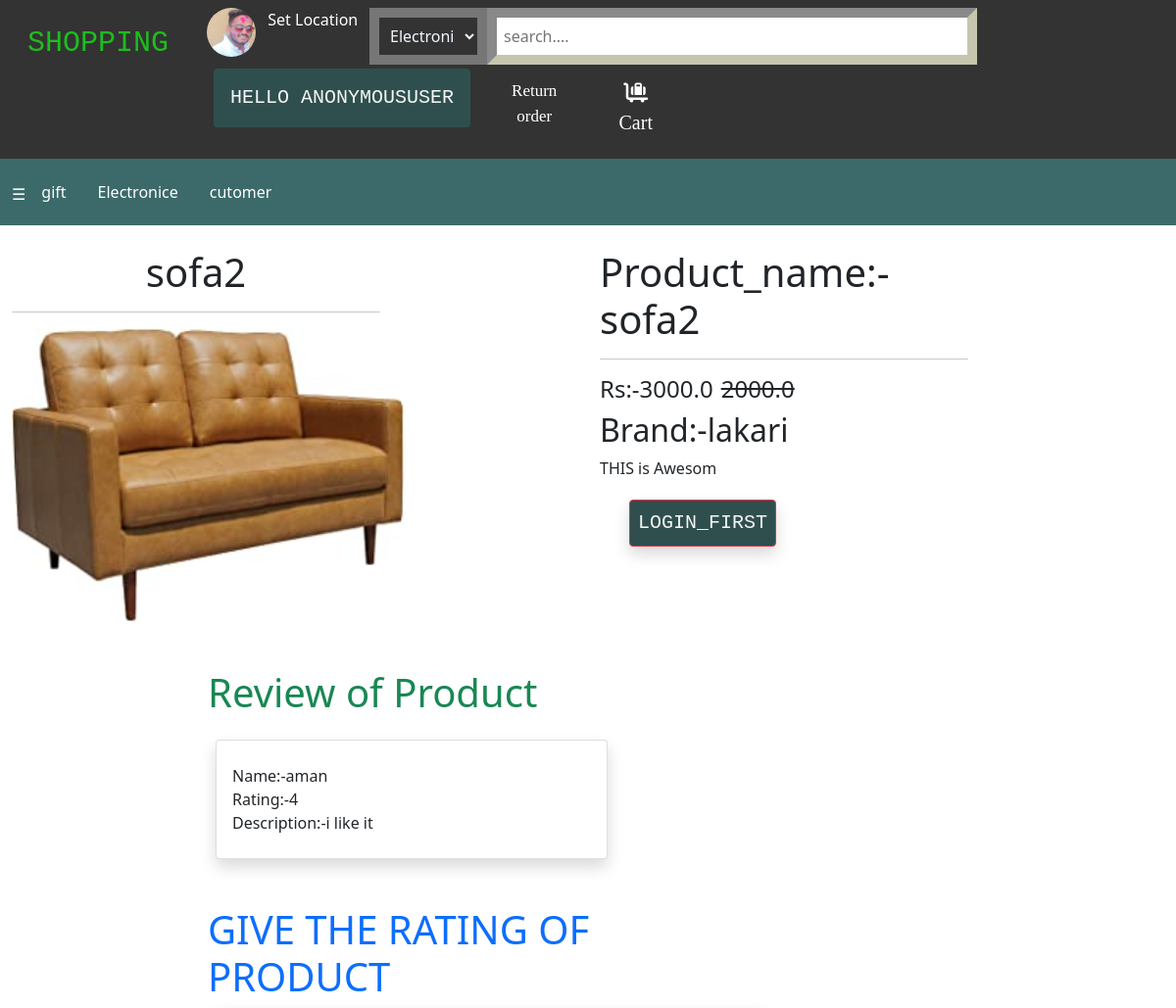
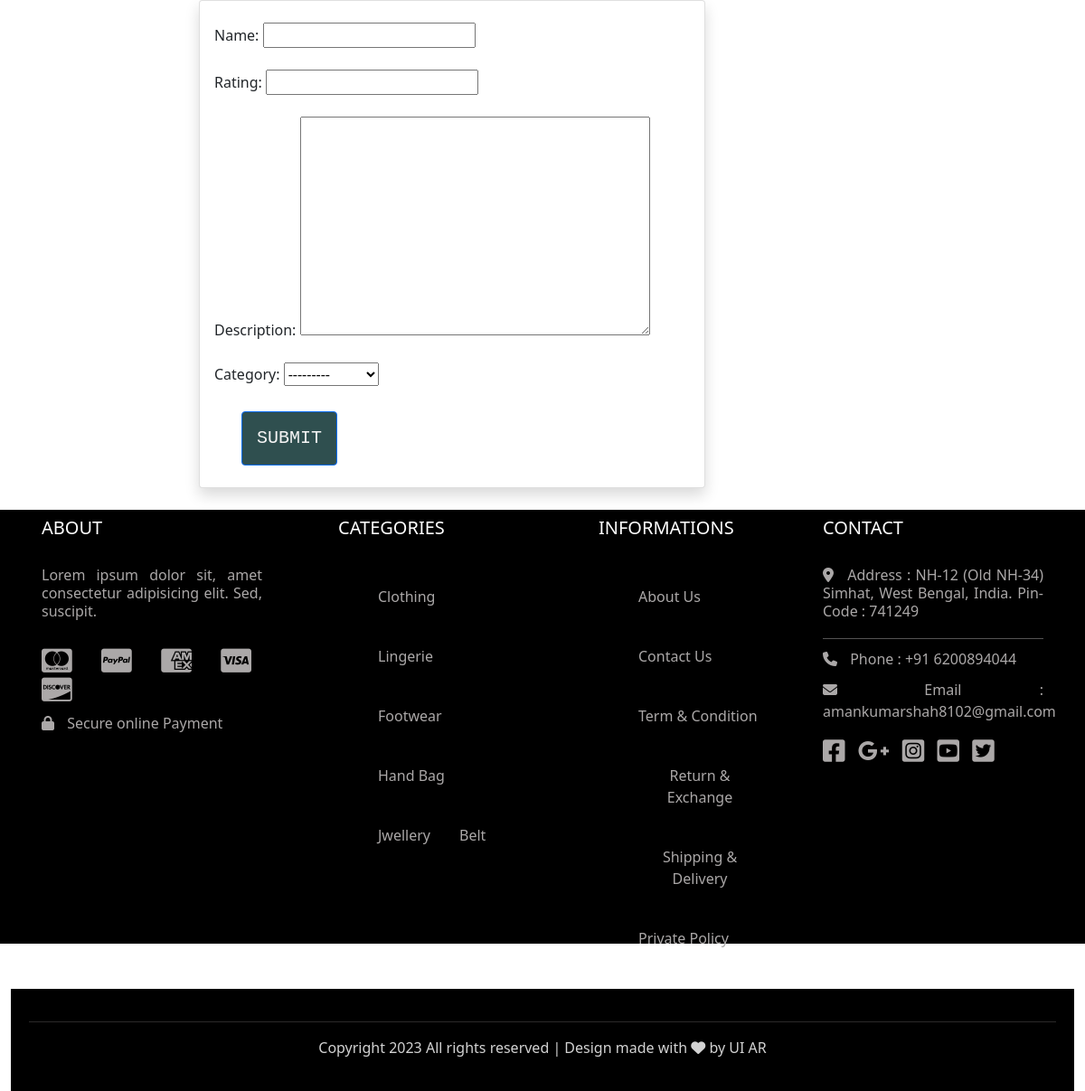
Screenshot of /productdetails/3 with the database file from the repository (2 pictures, top to bottom).
### enroll/models.py (models this page shows)
class Product(models.Model):
    title=models.CharField(max_length=100)
    Selling_price = models.FloatField()
    Discount_price = models.FloatField()
    Brand = models.CharField(max_length=100)
    Description = models.TextField()
    Category = models.CharField(choices=Catecory_Choice,max_length=100)
    Product_image = models.ImageField(upload_to="productimg")
    rating=models.IntegerField(default=0)

class Reviews(models.Model):
    user = models.ForeignKey( User, on_delete=models.CASCADE)
    Name=models.CharField(max_length=100)
    Rating=models.IntegerField()
    Rat=models.CharField(default="",max_length=100)
    Description=models.TextField()
    Category = models.CharField(choices=Catecory_Choice,max_length=100)

### enroll/views.py (the view, shortened to what this page needs)
# urls.py: path('productdetails/<int:pk>', views.productdetailsview.as_view(),name='productdetails'),
class productdetailsview(View):
    def get(self, request, pk):
        product = Product.objects.get(pk=pk)
        item_already_in_cart = False
        if request.user.is_authenticated:
            item_already_in_cart = cart.objects.filter(
                Q(product=product.id) & Q(user=request.user)).exists()
        form = Reviewsform()
        user = request.user
        Review = Reviews.objects.filter(Rat=pk)
        return render(request, 'enroll/productdetails.html', {'product': product, 'item_already_in_cart': item_already_in_cart, 'form': form, 'Review': Review, 'active': 'btn-primary'})

### enroll/forms.py
class Reviewsform(forms.ModelForm):
    class Meta:
        model=Reviews
        fields=['Name','Rating','Description','Category']
        Name=forms.CharField(label='Cutomer_Name',widget=forms.TextInput(attrs=({'class':'form-control'})))
        Rating=forms.CharField(label='Rating',widget=forms.TextInput(attrs=({'class':'form-control'})))
        Desc=forms.CharField(label='Feed_Back_Form',widget=forms.Textarea(attrs=({'class':'form-control'})))

### enroll/templates/enroll/productdetails.html (shortened to what this page needs)
{% extends 'enroll/base.html' %}
{% load static %}
{% block content %}
<div class="container-fluid">
    <div class="row">
        <div class="col-4 my-4 text-center">
            <h1 class="text-center">{{product.title}}</h1>
            <hr>
            <img style="width:400px; height:300px;" src="{{product.Product_image.url}}" alt="">
        </div>
        <div class="col-4 offset-2 my-4">
            <h1>Product_name:-{{product.title}}</h1>
            <hr>
            <h4>Rs:-{{product.Selling_price}}<del class="mx-2">{{product.Discount_price}}</del></h4>
            <h2>Brand:-{{product.Brand}}</h2>
            <p>{{product.Description}}</p>
            {% if request.user.is_authenticated %}
                {% if item_already_in_cart %}
                    <a class="btn btn-danger shadow px-2 py-2" href="{% url 'show_cart' %}">Go_to_cart</a>
                    <a class="btn btn-danger shadow px-2 py-2" href="{% url 'cart' %}"> Buy_now </a>
                {% else %}
                    <form action="/cart" class="d-inline">
                        <input type="hidden" value={{product.id}} id="prod_id" name="prod_id">
                        <button class="btn btn-secondary shadow px-2 py-2">Add_Cart</button>
                        </input>
                    </form>
                    <a class="btn btn-danger shadow px-2 py-2" href="{% url 'cart' %}"> Buy_now </a>
                {% endif %}
            {% else %}
                <a class="btn btn-danger shadow px-2 py-2" href="{% url 'login' %}">LOGIN_FIRST</a>
            {% endif %}
        </div>
    </div>
</div>
<div class="container-fluid my-4">
    <div class="row">
        <div class="col-6 offset-2">
            <h1 class="text-success">Review of Product</h1>
            <div class="col-8 my-4">
                {% for Review in Review %}
                <div class="card shadow px-3 py-4 mx-2" style="width:400px; float:left;">
                    <span>Name:-{{Review.Name}}</span>
                    <span>Rating:-{{Review.Rating}}</span>
                    <span>Description:-{{Review.Description}}</span>
                </div>
                {% endfor %}
            </div>
        </div>
    </div>
</div>
<div class="container-fluid my-4">
    <div class="row">
        <div class="col-6 offset-2">
            <h1 class="text-primary">GIVE THE RATING OF PRODUCT</h1>
            <div class="card shadow px-3 py-4 mx-2">
                <form action="" method="POST">
                    {% for f in form %}
                    {{f.label_tag}}
                    {{f}}<br><br>
                    {% endfor %}
                    <input class="btn btn-primary text-center" type="submit">
                </form>
            </div>
        </div>
    </div>
</div>
{% endblock content %}

### enroll/static/enroll/css/home.css (style rules this page uses)
* { margin:0px; padding:0px; }
#main { background-color:white; overflow: auto; }
li a, .btn { display: inline-block; color: white; text-align: center; padding: 14px 16px; text-decoration: none; }
.btn { position: relative; background-color: darkslategray; text-transform: uppercase; font-family: 'Courier New', Courier, monospace; color: whitesmoke; font-size: 20px; margin-top: 4px; margin-left: 30px; }

### rows the page displays
Product: title "sofa2", Product_image (picture), Selling_price "3000.0", Discount_price "2000.0", Brand "lakari", Description "THIS is Awesom"
Reviews: Name "aman", Rating "4", Description "i like it"

### other values shown
{{ request.user }} "ANONYMOUSUSER"
{{ f.label_tag }} "Name:" "Rating:" "Description:" "Category:"
